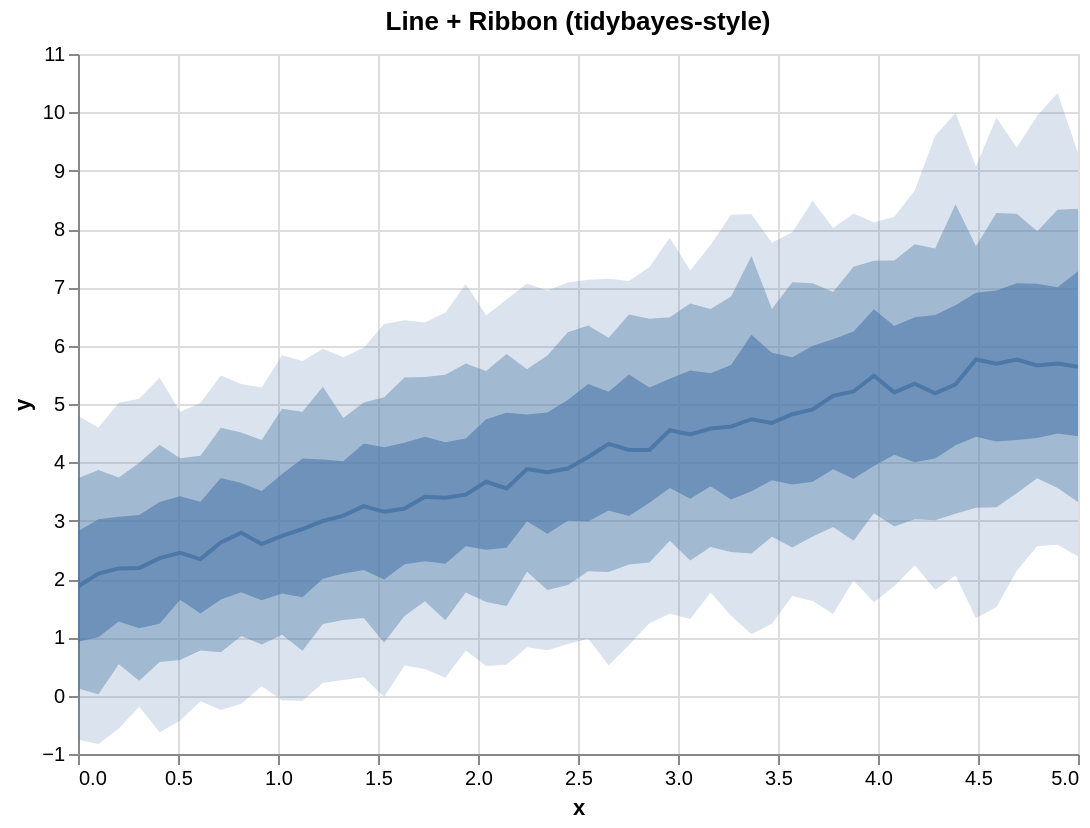

Write the Vega-Lite specification saved for this chart.
### Vega-Lite specification from a JSON file in a GitHub repository (floating-point values rounded to 4 significant figures)
{"$schema": "https://vega.github.io/schema/vega-lite/v5.json", "config": {"axis": {"labelLimit": 0}, "header": {"labelLimit": 0}, "legend": {"labelLimit": 0}}, "data": {"values": [{"__median__": 4.213, "hi_0_5_": 5.506, "hi_0_8_": 6.533, "hi_0_95_": 7.108, "lo_0_5_": 3.081, "lo_0_8_": 2.25, "lo_0_95_": 0.8678, "x": 2.755}, {"__median__": 2.995, "hi_0_5_": 4.049, "hi_0_8_": 5.294, "hi_0_95_": 5.948, "lo_0_5_": 2.005, "lo_0_8_": 1.229, "lo_0_95_": 0.2181, "x": 1.224}, {"__median__": 4.612, "hi_0_5_": 5.667, "hi_0_8_": 6.844, "hi_0_95_": 8.246, "lo_0_5_": 3.361, "lo_0_8_": 2.464, "lo_0_95_": 1.372, "x": 3.265}, {"__median__": 5.14, "hi_0_5_": 6.112, "hi_0_8_": 6.921, "hi_0_95_": 8.015, "lo_0_5_": 3.881, "lo_0_8_": 2.89, "lo_0_95_": 1.401, "x": 3.776}, {"__median__": 5.762, "hi_0_5_": 6.908, "hi_0_8_": 7.705, "hi_0_95_": 9.073, "lo_0_5_": 4.44, "lo_0_8_": 3.22, "lo_0_95_": 1.331, "x": 4.49}, {"__median__": 2.092, "hi_0_5_": 3.024, "hi_0_8_": 3.868, "hi_0_95_": 4.598, "lo_0_5_": 1.002, "lo_0_8_": 0.02355, "lo_0_95_": -0.8291, "x": 0.102}, {"__median__": 5.199, "hi_0_5_": 6.339, "hi_0_8_": 7.459, "hi_0_95_": 8.209, "lo_0_5_": 4.129, "lo_0_8_": 2.901, "lo_0_95_": 1.88, "x": 4.082}, {"__median__": 2.189, "hi_0_5_": 3.095, "hi_0_8_": 3.992, "hi_0_95_": 5.09, "lo_0_5_": 1.154, "lo_0_8_": 0.2569, "lo_0_95_": -0.1908, "x": 0.3061}, {"__median__": 5.66, "hi_0_5_": 7.061, "hi_0_8_": 7.963, "hi_0_95_": 9.941, "lo_0_5_": 4.417, "lo_0_8_": 3.729, "lo_0_95_": 2.562, "x": 4.796}, {"__median__": 3.832, "hi_0_5_": 4.856, "hi_0_8_": 5.831, "hi_0_95_": 6.945, "lo_0_5_": 2.776, "lo_0_8_": 1.813, "lo_0_95_": 0.7793, "x": 2.347}, {"__median__": 2.181, "hi_0_5_": 3.065, "hi_0_8_": 3.739, "hi_0_95_": 5.022, "lo_0_5_": 1.272, "lo_0_8_": 0.5378, "lo_0_95_": -0.5642, "x": 0.2041}, {"__median__": 4.579, "hi_0_5_": 5.526, "hi_0_8_": 6.628, "hi_0_95_": 7.729, "lo_0_5_": 3.588, "lo_0_8_": 2.55, "lo_0_95_": 1.77, "x": 3.163}, {"__median__": 5.347, "hi_0_5_": 6.485, "hi_0_8_": 7.74, "hi_0_95_": 8.659, "lo_0_5_": 4.003, "lo_0_8_": 3.026, "lo_0_95_": 2.237, "x": 4.184}, {"__median__": 3.886, "hi_0_5_": 4.819, "hi_0_8_": 5.595, "hi_0_95_": 7.065, "lo_0_5_": 2.989, "lo_0_8_": 2.125, "lo_0_95_": 0.8297, "x": 2.245}, {"__median__": 4.092, "hi_0_5_": 5.344, "hi_0_8_": 6.346, "hi_0_95_": 7.129, "lo_0_5_": 2.987, "lo_0_8_": 2.135, "lo_0_95_": 0.9749, "x": 2.551}, {"__median__": 2.74, "hi_0_5_": 3.8, "hi_0_8_": 4.917, "hi_0_95_": 5.837, "lo_0_5_": 1.75, "lo_0_8_": 1.046, "lo_0_95_": -0.07898, "x": 1.02}, {"__median__": 4.824, "hi_0_5_": 5.802, "hi_0_8_": 7.086, "hi_0_95_": 7.943, "lo_0_5_": 3.62, "lo_0_8_": 2.54, "lo_0_95_": 1.71, "x": 3.571}, {"__median__": 5.484, "hi_0_5_": 6.624, "hi_0_8_": 7.457, "hi_0_95_": 8.111, "lo_0_5_": 3.937, "lo_0_8_": 3.129, "lo_0_95_": 1.6, "x": 3.98}, {"__median__": 2.625, "hi_0_5_": 3.731, "hi_0_8_": 4.592, "hi_0_95_": 5.487, "lo_0_5_": 1.649, "lo_0_8_": 0.7458, "lo_0_95_": -0.2474, "x": 0.7143}, {"__median__": 5.185, "hi_0_5_": 6.524, "hi_0_8_": 7.666, "hi_0_95_": 9.599, "lo_0_5_": 4.064, "lo_0_8_": 3.006, "lo_0_95_": 1.817, "x": 4.286}, {"__median__": 2.792, "hi_0_5_": 3.646, "hi_0_8_": 4.512, "hi_0_95_": 5.344, "lo_0_5_": 1.771, "lo_0_8_": 1.021, "lo_0_95_": -0.1385, "x": 0.8163}, {"__median__": 4.318, "hi_0_5_": 5.209, "hi_0_8_": 6.136, "hi_0_95_": 7.147, "lo_0_5_": 3.173, "lo_0_8_": 2.12, "lo_0_95_": 0.5193, "x": 2.653}, {"__median__": 5.694, "hi_0_5_": 7.003, "hi_0_8_": 8.33, "hi_0_95_": 10.33, "lo_0_5_": 4.493, "lo_0_8_": 3.562, "lo_0_95_": 2.587, "x": 4.898}, {"__median__": 4.212, "hi_0_5_": 5.282, "hi_0_8_": 6.46, "hi_0_95_": 7.349, "lo_0_5_": 3.308, "lo_0_8_": 2.284, "lo_0_95_": 1.243, "x": 2.857}, {"__median__": 3.392, "hi_0_5_": 4.344, "hi_0_8_": 5.499, "hi_0_95_": 6.568, "lo_0_5_": 2.261, "lo_0_8_": 1.295, "lo_0_95_": 0.3072, "x": 1.837}, {"__median__": 4.906, "hi_0_5_": 5.997, "hi_0_8_": 7.072, "hi_0_95_": 8.486, "lo_0_5_": 3.669, "lo_0_8_": 2.729, "lo_0_95_": 1.623, "x": 3.673}, {"__median__": 3.553, "hi_0_5_": 4.85, "hi_0_8_": 5.858, "hi_0_95_": 6.791, "lo_0_5_": 2.536, "lo_0_8_": 1.536, "lo_0_95_": 0.5298, "x": 2.143}, {"__median__": 5.762, "hi_0_5_": 7.071, "hi_0_8_": 8.261, "hi_0_95_": 9.399, "lo_0_5_": 4.382, "lo_0_8_": 3.471, "lo_0_95_": 2.139, "x": 4.694}, {"__median__": 3.086, "hi_0_5_": 4.019, "hi_0_8_": 4.76, "hi_0_95_": 5.803, "lo_0_5_": 2.093, "lo_0_8_": 1.299, "lo_0_95_": 0.2687, "x": 1.327}, {"__median__": 2.447, "hi_0_5_": 3.417, "hi_0_8_": 4.071, "hi_0_95_": 4.868, "lo_0_5_": 1.646, "lo_0_8_": 0.6099, "lo_0_95_": -0.4283, "x": 0.5102}, {"__median__": 3.894, "hi_0_5_": 5.067, "hi_0_8_": 6.229, "hi_0_95_": 7.081, "lo_0_5_": 3.0, "lo_0_8_": 1.896, "lo_0_95_": 0.8849, "x": 2.449}, {"__median__": 4.479, "hi_0_5_": 5.575, "hi_0_8_": 6.723, "hi_0_95_": 7.288, "lo_0_5_": 3.377, "lo_0_8_": 2.316, "lo_0_95_": 1.314, "x": 3.061}, {"__median__": 5.638, "hi_0_5_": 7.276, "hi_0_8_": 8.346, "hi_0_95_": 9.301, "lo_0_5_": 4.445, "lo_0_8_": 3.321, "lo_0_95_": 2.385, "x": 5.0}, {"__median__": 5.69, "hi_0_5_": 6.944, "hi_0_8_": 8.274, "hi_0_95_": 9.907, "lo_0_5_": 4.355, "lo_0_8_": 3.231, "lo_0_95_": 1.514, "x": 4.592}, {"__median__": 2.342, "hi_0_5_": 3.324, "hi_0_8_": 4.111, "hi_0_95_": 5.019, "lo_0_5_": 1.409, "lo_0_8_": 0.7763, "lo_0_95_": -0.09439, "x": 0.6122}, {"__median__": 3.446, "hi_0_5_": 4.407, "hi_0_8_": 5.695, "hi_0_95_": 7.057, "lo_0_5_": 2.561, "lo_0_8_": 1.77, "lo_0_95_": 0.7734, "x": 1.939}, {"__median__": 3.152, "hi_0_5_": 4.258, "hi_0_8_": 5.115, "hi_0_95_": 6.372, "lo_0_5_": 1.991, "lo_0_8_": 0.913, "lo_0_95_": -0.02156, "x": 1.531}, {"__median__": 5.214, "hi_0_5_": 6.244, "hi_0_8_": 7.351, "hi_0_95_": 8.266, "lo_0_5_": 3.719, "lo_0_8_": 2.656, "lo_0_95_": 1.975, "x": 3.878}, {"__median__": 3.666, "hi_0_5_": 4.739, "hi_0_8_": 5.567, "hi_0_95_": 6.521, "lo_0_5_": 2.503, "lo_0_8_": 1.607, "lo_0_95_": 0.5101, "x": 2.041}, {"__median__": 3.25, "hi_0_5_": 4.324, "hi_0_8_": 5.024, "hi_0_95_": 5.963, "lo_0_5_": 2.156, "lo_0_8_": 1.332, "lo_0_95_": 0.3175, "x": 1.429}, {"__median__": 2.358, "hi_0_5_": 3.321, "hi_0_8_": 4.301, "hi_0_95_": 5.455, "lo_0_5_": 1.234, "lo_0_8_": 0.5764, "lo_0_95_": -0.6286, "x": 0.4082}, {"__median__": 4.739, "hi_0_5_": 6.189, "hi_0_8_": 7.536, "hi_0_95_": 8.252, "lo_0_5_": 3.506, "lo_0_8_": 2.439, "lo_0_95_": 1.051, "x": 3.367}, {"__median__": 1.871, "hi_0_5_": 2.819, "hi_0_8_": 3.727, "hi_0_95_": 4.795, "lo_0_5_": 0.9254, "lo_0_8_": 0.1228, "lo_0_95_": -0.7558, "x": 0.0}, {"__median__": 5.338, "hi_0_5_": 6.695, "hi_0_8_": 8.425, "hi_0_95_": 9.987, "lo_0_5_": 4.292, "lo_0_8_": 3.118, "lo_0_95_": 2.059, "x": 4.388}, {"__median__": 2.6, "hi_0_5_": 3.508, "hi_0_8_": 4.383, "hi_0_95_": 5.282, "lo_0_5_": 1.635, "lo_0_8_": 0.8771, "lo_0_95_": 0.1611, "x": 0.9184}, {"__median__": 3.41, "hi_0_5_": 4.44, "hi_0_8_": 5.462, "hi_0_95_": 6.399, "lo_0_5_": 2.306, "lo_0_8_": 1.618, "lo_0_95_": 0.4554, "x": 1.735}, {"__median__": 4.551, "hi_0_5_": 5.432, "hi_0_8_": 6.489, "hi_0_95_": 7.851, "lo_0_5_": 3.562, "lo_0_8_": 2.656, "lo_0_95_": 1.406, "x": 2.959}, {"__median__": 3.208, "hi_0_5_": 4.336, "hi_0_8_": 5.456, "hi_0_95_": 6.436, "lo_0_5_": 2.251, "lo_0_8_": 1.364, "lo_0_95_": 0.5185, "x": 1.633}, {"__median__": 4.676, "hi_0_5_": 5.877, "hi_0_8_": 6.63, "hi_0_95_": 7.763, "lo_0_5_": 3.691, "lo_0_8_": 2.723, "lo_0_95_": 1.233, "x": 3.469}, {"__median__": 2.857, "hi_0_5_": 4.067, "hi_0_8_": 4.869, "hi_0_95_": 5.736, "lo_0_5_": 1.689, "lo_0_8_": 0.7693, "lo_0_95_": -0.08853, "x": 1.122}]}, "height": 350, "layer": [{"_lr_layer": true, "encoding": {"tooltip": [{"field": "x", "title": "x", "type": "quantitative"}, {"field": "__median__", "title": "median", "type": "quantitative"}, {"field": "lo_0_95_", "title": "95% lo", "type": "quantitative"}, {"field": "hi_0_95_", "title": "95% hi", "type": "quantitative"}], "x": {"field": "x", "scale": {"zero": false}, "type": "quantitative"}, "y": {"field": "lo_0_95_", "scale": {"zero": false}, "title": "y", "type": "quantitative"}, "y2": {"field": "hi_0_95_"}}, "mark": {"line": false, "opacity": 0.2, "type": "area"}, "params": [{"bind": "scales", "name": "grid", "select": {"encodings": ["x", "y"], "type": "interval"}}]}, {"_lr_layer": true, "encoding": {"tooltip": [{"field": "x", "title": "x", "type": "quantitative"}, {"field": "__median__", "title": "median", "type": "quantitative"}, {"field": "lo_0_95_", "title": "95% lo", "type": "quantitative"}, {"field": "hi_0_95_", "title": "95% hi", "type": "quantitative"}], "x": {"field": "x", "scale": {"zero": false}, "type": "quantitative"}, "y": {"field": "lo_0_8_", "scale": {"zero": false}, "title": "y", "type": "quantitative"}, "y2": {"field": "hi_0_8_"}}, "mark": {"line": false, "opacity": 0.4, "type": "area"}}, {"_lr_layer": true, "encoding": {"tooltip": [{"field": "x", "title": "x", "type": "quantitative"}, {"field": "__median__", "title": "median", "type": "quantitative"}, {"field": "lo_0_95_", "title": "95% lo", "type": "quantitative"}, {"field": "hi_0_95_", "title": "95% hi", "type": "quantitative"}], "x": {"field": "x", "scale": {"zero": false}, "type": "quantitative"}, "y": {"field": "lo_0_5_", "scale": {"zero": false}, "title": "y", "type": "quantitative"}, "y2": {"field": "hi_0_5_"}}, "mark": {"line": false, "opacity": 0.6, "type": "area"}}, {"_lr_layer": true, "encoding": {"tooltip": [{"field": "x", "title": "x", "type": "quantitative"}, {"field": "__median__", "title": "median", "type": "quantitative"}, {"field": "lo_0_95_", "title": "95% lo", "type": "quantitative"}, {"field": "hi_0_95_", "title": "95% hi", "type": "quantitative"}], "x": {"field": "x", "scale": {"zero": false}, "type": "quantitative"}, "y": {"field": "__median__", "scale": {"zero": false}, "title": "y", "type": "quantitative"}}, "mark": {"strokeWidth": 2, "type": "line"}}], "title": "Line + Ribbon (tidybayes-style)", "width": 500}
